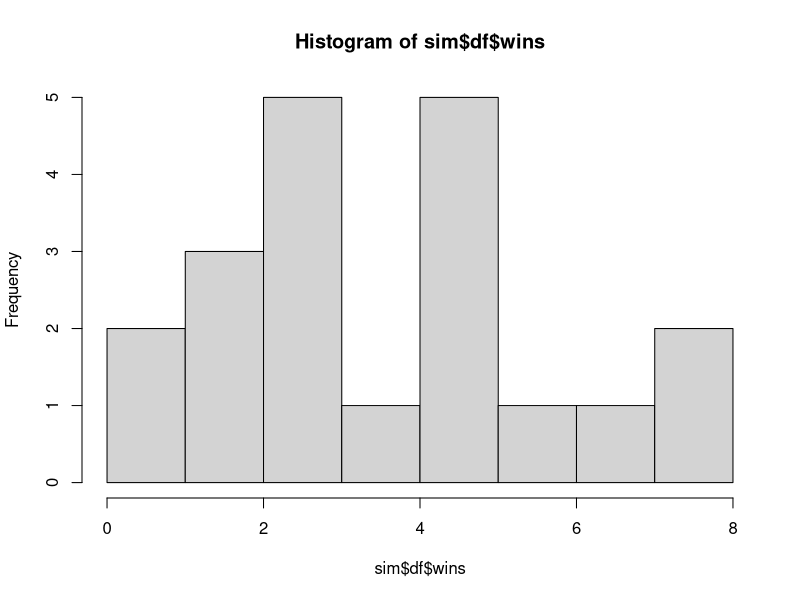

Write R code to recreate this figure. (Note: this script raises an error after producing the figure.)
#rm(list = ls())
require(tidyverse)
require(gtools)
require(parallel)

## 
param <- list()
param$teams <- 1:20
param$weeks <- 1:8
param$courts <- 1:10
param$court_weeks <- rep(list(param$courts),length(param$weeks))

## SIMULATION PROCESSING PARAMETERS
param$sim$settings$schedules_n <- 200
param$sim$settings$processing_options <- c(
  "parallel" #windows machine with parallel package installed, faster
  ,"base" #single processor, easier admin, slower
)
# select processing method:
param$sim$settings$processing_method <- "parallel"

sim <- list()
#randomize scenario
sim$df <- data.frame(
  team = param$teams
  ,isNewTeam = FALSE
  ,wins = 0
)

##assign new teams
param$sim$settings$newTeams_n <- rbinom(1,length(param$weeks),.3)
if(param$sim$settings$newTeams_n > 0){
  sim$df[1:param$sim$settings$newTeams_n,"isNewTeam"] <- TRUE
}
  
  sim$df$isNewTeam <- FALSE

  sim$df$wins <- c(8,8,7,6,5,5,5,5,5,4,3,3,3,3,3,2,2,2,1,0)
  
hist(sim$df$wins)
  
sim$df$zscore <- (sim$df$wins - mean(sim$df$wins))/sd(sim$df$wins)

#function to calculate std deviations between source and sample
sim$func$get_zscore_dist <- function(zscore,zscore_vector){
  1-pnorm(abs(zscore - zscore_vector))
}

#function to calculate percentages
sim$func$get_zscore_dist_prob <- function(zscore,zscore_vector){
  zdists <- sim$func$get_zscore_dist(zscore,zscore_vector)
  zdists / sum(zdists)
}

#tmp <- sim$func$get_zscore_dist_prob(zscore, zscore_vector)

sim$func$previous_opponents <- function(sched,team){
  c(sched[sched$h == team,]$a,
    sched[sched$a == team,]$h) %>% unique
}

sim$func$already_on_week_sched <- function(sched,week){
  c(sched[sched$wk == week,]$h,
    sched[sched$wk == week,]$a)
}

#team <- h
sim$func$possible_opponents <- function(teams, team, sched, week){
  teams[!teams %in% 
          unique(c(team,
                   sim$func$previous_opponents(sched,team),
                   sim$func$already_on_week_sched(sched,week)))] %>%
    sort
}

sim$func$create_schedule <- function(param,sim){
  require(tidyverse)
  
  teams <- sim$df$team
  sched <- data.frame(
    wk = as.integer()
    ,h = as.integer()
    ,a = as.integer()
    ,dif = as.double()
    ,crt = as.integer()
  )
  blank_sched <- sched
  
  keep_going <- 1
  x <- 0
  
  while(keep_going == 1){
    x <- x + 1
    
    sched <- blank_sched
    reset <- 0
    
    #to-do: check for bye 
    
    for (w in param$weeks){
      #w <- 1
      if ( reset == 1 ) {break}
      
      pick_order <- sample(teams, length(teams))
      
      for(h in pick_order){
        #h <- pick_order[15]
        if (h %in% sim$func$already_on_week_sched(sched,w)) {next}
        pre_ops <- sim$func$previous_opponents(sched,h)
        
        #to-do: remove other new teams as options for first week
        
        poss_ops <- sim$func$possible_opponents(teams,h,sched,w)
        
        if ( length(poss_ops) == 0 | reset == 1) {
          reset <- 1
          break
        }
        
        if(length(poss_ops) == 1){
          a <- poss_ops[1]
          } else {
          a <- sample(poss_ops,1,
                 prob = sim$func$get_zscore_dist_prob(
                   sim$df[h,]$zscore
                   ,sim$df[poss_ops,]$zscore))
          }
        
        dif = sim$df[h,]$zscore - sim$df[a,]$zscore
          
        sched <- rbind(sched,
                       data.frame(
                         "wk" = w
                         ,"h" = h
                         ,"a" = a
                         ,"dif" = dif
                         ,"crt" = NA))
        
      }
    }
    if(reset == 0) {keep_going <- 0}
  }
  return(sched)  
}

##test: create 1 schedule
#sched <- sim$fun$create_schedule(param,sim)

##eval: teams do not play same team more than once
# rbind(sched[sched$h>sched$a,2:3]
#       ,sched[sched$h<sched$a,c(3,2)]) %>% 
#   count(h,a) %>% pull(n) %>% max() == 1


#create x number of schedules
if(param$sim$settings$processing_method == "parallel"){
  
  require(parallel)
    sim$processing$cores_n <- (detectCores() - 1)
    sim$processing$cluster <- makeCluster(sim$processing$cores_n)
    clusterExport(sim$processing$cluster,c("param","sim"))
    system.time(
      scheds <- parLapply(sim$processing$cluster
                              ,1:param$sim$settings$schedules_n,function(x) 
                                sim$func$create_schedule(param,sim))
      )
    gc()
    stopCluster(sim$processing$cluster)
} 

if(param$sim$settings$processing_method == "base"){
  system.time(
    scheds <- lapply(1:param$sim$settings$n_schedules, function(x)
      sim$fun$create_schedule(param,sim))
  )
}

# find schedule with lowest:
  # 1. variance of mean standard deviation distance 
  # 2. lowest overall mean standard deviation distance

diag <- list()
#evaluates schedules for how much discrepancy in team strength in matches
diag$variances <- sapply(scheds,function(x)
  sapply(param$teams,function(y)
    sum(x[x$h==y,]$dif) + (-1 * sum(x[x$a==y,]$dif))) %>% 
    var 
  ) 

#evaluates how similar teams are in strength for matches
diag$means <- lapply(1:length(scheds), function(x)
  mean(abs(scheds[[x]]$dif))) %>% unlist

diag$score <- sqrt(diag$variances^2 + diag$means^2)

plot(diag$variances,diag$means)

#select best schedule
sched <- scheds[min(diag$score)==diag$score][[1]]

#review 
for(i in param$teams){
  #i <- 1
  sim$df[i,] %>% left_join(
    data.frame(
      team = i
        # INTERPRETATION: 
          # Variances and Means closer to 0 represent optimal schedules
      ,variance = var(c(-1 * sched[sched$h==i,]$dif,sched[sched$a==i,]$dif))
        # INTERPRETATION:
        # variance = 0, schedule has few games with big differences in team strength
        # variance >= 1, schedule has games with big differences in team strength
      ,mean = mean(c(-1 * sched[sched$h==i,]$dif,sched[sched$a==i,]$dif))
        # INTERPRETATION:
        # mean = 0, schedule averages out to equal strength to that of team
        # mean > 0, schedule averages to be challenging
        # mean < 0, schedule averages to be easier than strength of team
    ), by = c("team")) %>% print
  
  bind_rows(sched[sched$h==i,c("wk","a","dif")] %>% rename(opponent = a)
            ,sched[sched$a==i,c("wk","h","dif")] %>% rename(opponent = h)
  ) %>% arrange(wk) %>% 
    left_join(sim$df, by = c("opponent" = "team")) %>% 
    print
}
rm("i")

